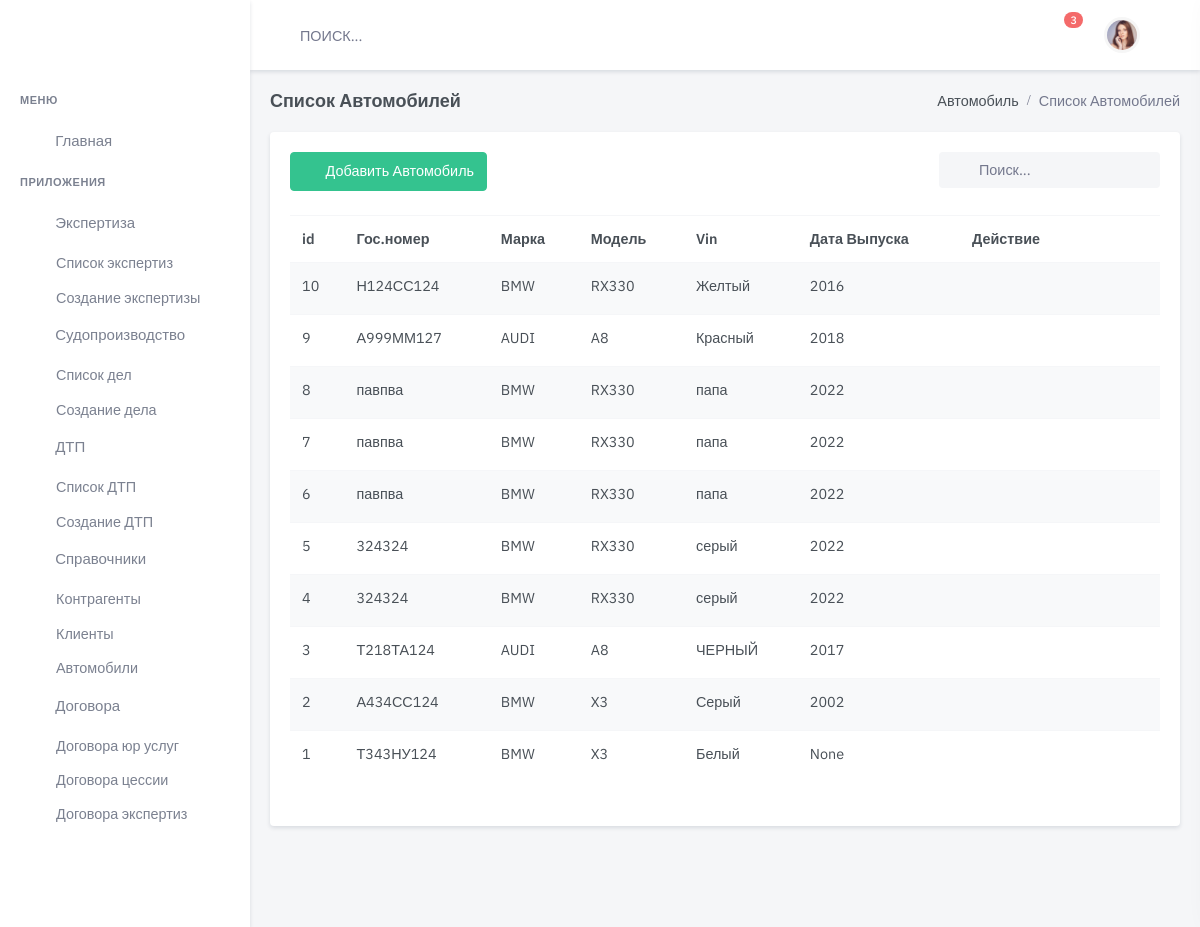
Screenshot of /auto/ with the database file from the repository.
### auto/models.py (models this page shows, shortened)
class Car(models.Model):
    model = models.ForeignKey(
        Model, blank=True,
        on_delete=models.CASCADE,
        related_name='model',
        null=True,
        verbose_name='Модель '
    )
    marka = models.ForeignKey(
        Brend,
        blank=True,
        on_delete=models.CASCADE,
        related_name='marka',
        null=True,
        verbose_name='Марка '
    )
    number = models.CharField(
        max_length=24,
        blank=True,
        null=True,
        default=None,
        verbose_name='Гос.номер '
    )
    color = models.CharField(
        max_length=24,
        blank=True,
        null=True,
        default=None,
        verbose_name='Цвет')
    date_made = models.PositiveSmallIntegerField(
        blank=True,
        null=True,
        verbose_name='Год выпуска'
    )
    sts_s = models.CharField(
        max_length=4,
        blank=True,
        null=True,
        default=None,
        verbose_name='Серия СТС'
    )
    sts_n = models.CharField(
        max_length=11,
        blank=True,
        null=True,
        default=None,
        verbose_name='Номер СТС')
    sts_date = models.DateField(
        blank=True,
        null=True,
        default=None,
        verbose_name='Дата выдачи СТС'
    )
    pts_s = models.CharField(
        max_length=4,
        blank=True,
        null=True,
        default=None,
        verbose_name='Серия ПТС'
    )
    pts_n = models.CharField(
        max_length=11,
        blank=True,
        null=True,
        default=None,
        verbose_name='Номер ПТС'
    )
    pts_date = models.DateField(
        blank=True,
        null=True,
        default=None,
        verbose_name='Дата выдачи ПТС'
    )
    vin = models.CharField(
        max_length=24,
        blank=True,
        null=True,
        default=None,
        verbose_name='VIN номер')
    driver = models.CharField(
        max_length=24,
        blank=True,
        null=True,
        default=None,
        verbose_name='Сделать ссылку на клиента ')
    Comment = models.CharField(
        max_length=500,
        blank=True, null=True,
        default=None,
        verbose_name='Комментарий'
    )
    is_active = models.BooleanField(default=True)
    created = models.DateTimeField(auto_now_add=True, auto_now=False)
    updated = models.DateTimeField(auto_now_add=False, auto_now=True)
    class Meta:
        verbose_name = "Транспортное средство  "
        verbose_name_plural = "Транспортные средства"
        ordering = ['-created']

class Brend(models.Model):
    name = models.CharField(
        max_length=30,
        blank=True,
        null=True,
        default=None,
        verbose_name='Марка ТС ')
    is_active = models.BooleanField(default=True)
    created = models.DateTimeField(auto_now_add=True, auto_now=False)
    updated = models.DateTimeField(auto_now_add=False, auto_now=True)
    def __str__(self):
        return self.name
    class Meta:
        verbose_name = "Марка ТС"
        verbose_name_plural = "Марки ТС"

class Model(models.Model):
    name = models.CharField(
        max_length=30,
        blank=True,
        null=True,
        default=None,
        verbose_name='Модель ТС '
    )
    brand_auto = models.ForeignKey(
        Brend,
        on_delete=models.CASCADE,
        verbose_name='Марка Авто'
    )
    is_active = models.BooleanField(default=True)
    created = models.DateTimeField(auto_now_add=True, auto_now=False)
    updated = models.DateTimeField(auto_now_add=False, auto_now=True)
    def __str__(self):
        return '{}'.format(self.name)
    class Meta:
        db_table = 'automarket_target_model'
    ordering = ['brand_auto', 'name']
    verbose_name = "Модель ТС"
    verbose_name_plural = "Модель ТС"

### auto/views.py (the view)
# urls.py: path('', auto_list, name='auto-list'),
def auto_list(request):
    auto = Car.objects.all()
    return render(request, 'dist/handbk/auto/auto-list.html', {'results': auto})

### templates/dist/handbk/auto/auto-list.html (shortened to what this page needs)
{% extends 'dist/index.html' %}
{% load static %}
{% block content %}
  <div class="main-content">
    <div class="page-content">
      <div class="container-fluid">
        <div class="row">
          <div class="col-12">
            <div class="page-title-box d-flex align-items-center justify-content-between">
              <h4 class="mb-0">Список Автомобилей</h4>
              <div class="page-title-right">
                <ol class="breadcrumb m-0">
                  <li class="breadcrumb-item"><a href="javascript: void(0);">Автомобиль</a></li>
                  <li class="breadcrumb-item active">Список Автомобилей</li>
                </ol>
              </div>
            </div>
          </div>
        </div>
        <div class="row">
          <div class="col-lg-12">
            <div class="card">
              <div class="card-body">
                <div class="row mb-2">
                  <div class="col-md-6">
                    <div class="mb-3">
                      <a href="{% url 'auto-new' %}" class="btn btn-success waves-effect waves-light">
                        <i class="mdi mdi-plus me-2"></i> Добавить Автомобиль</a>
                    </div>
                  </div>
                  <div class="col-md-6">
                    <div class="form-inline float-md-end mb-3">
                      <div class="search-box ms-2">
                        <div class="position-relative">
                          <form>
                            <input name="find" type="text" id="find" onclick="this.select();"
                                   class="form-control rounded bg-light border-0" placeholder="Поиск...">
                          </form>
                        </div>
                      </div>
                    </div>
                  </div>
                </div>
                <div class="table-responsive mb-4">
                  <table class="table table-striped table-nowrap mb-0">
                    <thead>
                    <tr>
                      <th scope="col">id</th>
                      <th scope="col">Гос.номер</th>
                      <th scope="col">Марка</th>
                      <th scope="col">Модель</th>
                      <th scope="col">Vin</th>
                      <th scope="col">Дата Выпуска</th>
                      <th scope="col" style="width: 200px;">Действие</th>
                    </tr>
                    </thead>
                    <tbody>
                    {% for item in results %}
                      <tr>
                        <td>
                          <a href="/auto/edit/{{ item.id }}/" class="text-body">{{ item.id }}</a>
                        </td>
                        <td>
                          <a href="/auto/edit/{{ item.id }}/" class="text-body">{{ item.number }}</a>
                        </td>
                        <td>{{ item.marka }}</td>
                        <td>{{ item.model }}</td>
                        <td>{{ item.color }}</td>
                        <td>{{ item.date_made }}</td>
                        <td>
                          <ul class="list-inline mb-0">
                            <li class="list-inline-item">
                              <a href="javascript:void(0);" class="px-2 text-danger"></a>
                            </li>
                            <li class="list-inline-item dropdown">
                              <a class="text-muted dropdown-toggle font-size-18 px-2" href="#"
                                 role="button"
                                 data-bs-toggle="dropdown" aria-haspopup="true">
                              </a>
                            </li>
                          </ul>
                        </td>
                      </tr>
                    {% endfor %}
                    </tbody>
                  </table>
                </div>
              </div>
            </div>
          </div>
        </div>
      </div>
    </div>
  </div>
{% endblock content %}

### rows the page displays
Car: id "10", number "Н124СС124", marka "BMW", model "RX330", color "Желтый", date_made "2016"
Car: id "9", number "А999ММ127", marka "AUDI", model "A8", color "Красный", date_made "2018"
Car: id "8", number "павпва", marka "BMW", model "RX330", color "папа", date_made "2022"
Car: id "7", number "павпва", marka "BMW", model "RX330", color "папа", date_made "2022"
Car: id "6", number "павпва", marka "BMW", model "RX330", color "папа", date_made "2022"
Car: id "5", number "324324", marka "BMW", model "RX330", color "серый", date_made "2022"
Car: id "4", number "324324", marka "BMW", model "RX330", color "серый", date_made "2022"
Car: id "3", number "Т218ТА124", marka "AUDI", model "A8", color "ЧЕРНЫЙ", date_made "2017"
Car: id "2", number "А434СС124", marka "BMW", model "X3", color "Серый", date_made "2002"
Car: id "1", number "Т343НУ124", marka "BMW", model "X3", color "Белый", date_made "None"
